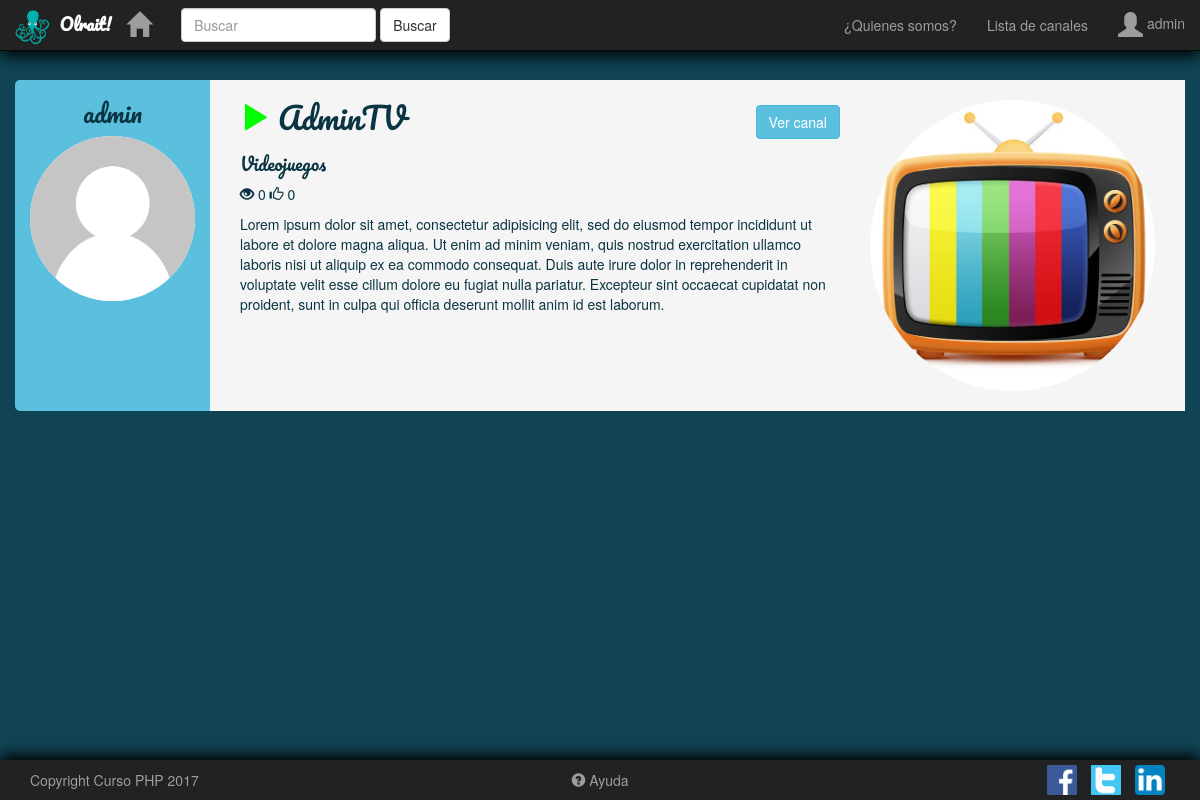
/verperfil.php?usuario=1 (signed in), run on the app's committed database.
### tables this page shows
CREATE TABLE `usuarios` (
  `id` int(11) UNSIGNED NOT NULL,
  `nombre_usuario` text NOT NULL,
  `contrasena` text NOT NULL,
  `nombre` text NOT NULL,
  `correo` text NOT NULL,
  `descripcion` longtext,
  `grupo` int(11) NOT NULL,
  `fecha_creacion` timestamp NOT NULL DEFAULT CURRENT_TIMESTAMP,
  `titulo_canal` text NOT NULL,
  `descripcion_canal` longtext,
  `imagen_canal` text,
  `visitas` int(11) NOT NULL,
  `votos` int(11) NOT NULL,
  `id_categoria` int(11) NOT NULL,
  `emitiendo` tinyint(1) NOT NULL,
  `imagen_perfil` text,
  `token` text NOT NULL,
  `token_creado` timestamp NOT NULL DEFAULT '0000-00-00 00:00:00',
  `tipo_emision` text NOT NULL
);

CREATE TABLE `categorias` (
  `id` int(10) UNSIGNED NOT NULL,
  `nombre` text NOT NULL
);

### modelos/conexion.php (called while the page is built, shortened)
<?php
function conectarDB() {
	$servidor = "localhost";
	$usuario = "root";
	$contrasena = "";
	$baseDeDatos = "olrait";
	return mysqli_connect($servidor, $usuario, $contrasena, $baseDeDatos);
}
function hacerListado($consulta) {
	$enlace = conectarDB();
	mysqli_set_charset($enlace, 'utf8');
	$resultado = mysqli_query($enlace, $consulta);
	$listado = [];
	if ($resultado) {
		while ($fila = mysqli_fetch_array($resultado, MYSQLI_ASSOC)) {
			$listado[] = $fila;
		}
	}
	return $listado;
}
?>

### verperfil.php (the view, shortened to what this page needs)
<?php
include_once("modelos/conexion.php");
function obtenerDatosUsuarioPorId($id){
  $listado = hacerListado("SELECT * FROM usuarios where id='$id'");
  return (count($listado) <= 0)? false: $listado[0];
}
function obtenerImagenUsuarioPorId($id){
  $imagen = hacerListado("SELECT * FROM usuarios where id = '$id'");
  $rutaImagen = "./img/usuarios/" . $id . "/img_perfil/";
  $imagenPorDefecto = "./img/usuarios/default.png";
  return $imagen = (!empty($imagen[0]["imagen_perfil"]))? $rutaImagen . $imagen[0]["imagen_perfil"]: $imagenPorDefecto;
}
function comprobarEstadoConexion($id){
  $conexion = hacerListado("SELECT * FROM usuarios where id = '$id'");
  return (count($conexion) <= 0)? false: $conexion[0]["emitiendo"];
}
function obtenerImagenCanalPorid($id){
  $imagen = hacerListado("SELECT * FROM usuarios where id='$id'");
  $rutaImagen  = "./img/usuarios/" . $id . "/img_canal/";
  $imagenPorDefecto = "./img/usuarios/default_canal.jpg";
  return (!empty($imagen[0]["imagen_canal"]) && file_exists($rutaImagen . $imagen[0]["imagen_canal"])) ? $rutaImagen . $imagen[0]["imagen_canal"] : $imagenPorDefecto;
}
function mostrarCategoriaUsuario($id){
  $id_categoria = hacerListado("SELECT nombre FROM categorias WHERE id = '$id'");
  return (empty($id_categoria))? "Sin Categoria": $id_categoria[0]["nombre"];
}
$datosUsuarioPerfilVer = obtenerDatosUsuarioPorId($_GET["usuario"]);
$imagenUsuarioPerfilVer = obtenerImagenUsuarioPorId($datosUsuarioPerfilVer["id"]);
$imagenCanalPerfilVer = obtenerImagenCanalPorId($datosUsuarioPerfilVer["id"]);
$categoriaUsuario = mostrarCategoriaUsuario($datosUsuarioPerfilVer["id_categoria"]);
$comprobarEstadoConexion = comprobarEstadoConexion($datosUsuarioPerfilVer["id"]);
$estadoConexion = $comprobarEstadoConexion ? "glyphicon glyphicon-play perfil-icono perfil-icono-emitiendo-activo" : "glyphicon glyphicon-stop perfil-icono perfil-icono-emitiendo-inactivo";
$botonHRef = ($comprobarEstadoConexion ? "reproductor.php?canal=" . $_GET["usuario"] : "#");
$botonDisabled = ($comprobarEstadoConexion ? "": "disabled = 'disabled'");
?>
<div class="container-fluid contenido-main">
  <div class="perfil-ver container">
    <div class="row" id="perfil-contenido">
      <div class="col-md-2 text-center" id="perfil-info-usuario">
        <h3><?= $datosUsuarioPerfilVer["nombre_usuario"]; ?></h3>
        <img class="img-circle img-responsive" src = "<?=$imagenUsuarioPerfilVer; ?>" id="perfil-imagen-usuario">
      </div>
      <div class="col-md-10" id="perfil-info-canal">
        <div class="col-md-8">
          <h2 class="pull-left"><span class="<?=$estadoConexion; ?>"></span> <?=$datosUsuarioPerfilVer["titulo_canal"];?></h2>
          <a href="<?= $botonHRef; ?>" class="btn btn-info <?= $botonDisabled ?> pull-right" id="perfil-boton-canal">Ver canal</a>
          <div class="clearfix"></div>
          <h4 class="titulo-cabecera-perfil-ver"><?= $categoriaUsuario; ?></h4>
          <p>
            <span class="glyphicon glyphicon-eye-open"></span> <?=$datosUsuarioPerfilVer["visitas"]; ?>
            <span class="glyphicon glyphicon-thumbs-up perfil-icono perfil-icono-votos"></span> <span><?= $datosUsuarioPerfilVer["votos"]; ?></span>
          </p>
          <p><?=$datosUsuarioPerfilVer["descripcion_canal"]; ?></p>
        </div>
        <div class="col-md-4" id="perfil-imagen-canal">
          <img class="img-responsive img-circle" src="<?=$imagenCanalPerfilVer; ?>">
        </div>
      </div>
    </div>
  </div>
</div>
<?php
include_once("master.php");
?>

### css/styles.css (style rules this page uses)
body { padding-top: 80px; padding-bottom: 60px; background-color: #3f4245; color: #e8e8e8; background-color: rgb(16,68,85); max-width: 100%; overflow-x: hidden; }
h1, h2, h3, h4, h5, h6 { font-family: 'Olrait'; }

### verperfil.php (style rules this page uses)
#perfil-boton-canal { margin-top: 25px; }
.perfil-icono-emitiendo-activo { color: #0f0; }
#perfil-info-usuario { border-radius: 5px 0 0 5px; padding-bottom: 20px; }
#perfil-contenido { border-radius: 5px; background-color: #5bc0de; color: rgb(10,52,66); }
#perfil-imagen-usuario { background-color: #FFF; display: block; margin: 0 auto; }
#perfil-info-canal { background-color: #f5f5f5; min-height: 300px; padding-bottom: 20px; }
#perfil-imagen-canal { padding-top: 20px; }

### data on the page
usuarios: nombre_usuario "admin", titulo_canal "AdminTV", id_categoria.nombre "Videojuegos", visitas "0", votos "0", descripcion_canal "Lorem ipsum dolor sit amet, consectetur adipisicing elit, sed do eiusmod tempor incididunt ut labore et dolore magna aliqua. Ut enim ad minim veniam, quis nostrud exercitation ullamco laboris nisi ut aliquip ex ea commodo consequat. Duis aute irure dolor in reprehenderit in voluptate velit esse cillum dolore eu fugiat nulla pariatur. Excepteur sint occaecat cupidatat non proident, sunt in culpa qui officia deserunt mollit anim id est laborum."

### other printed values
$_SESSION["usuario"]["nombre_usuario"] "admin"
